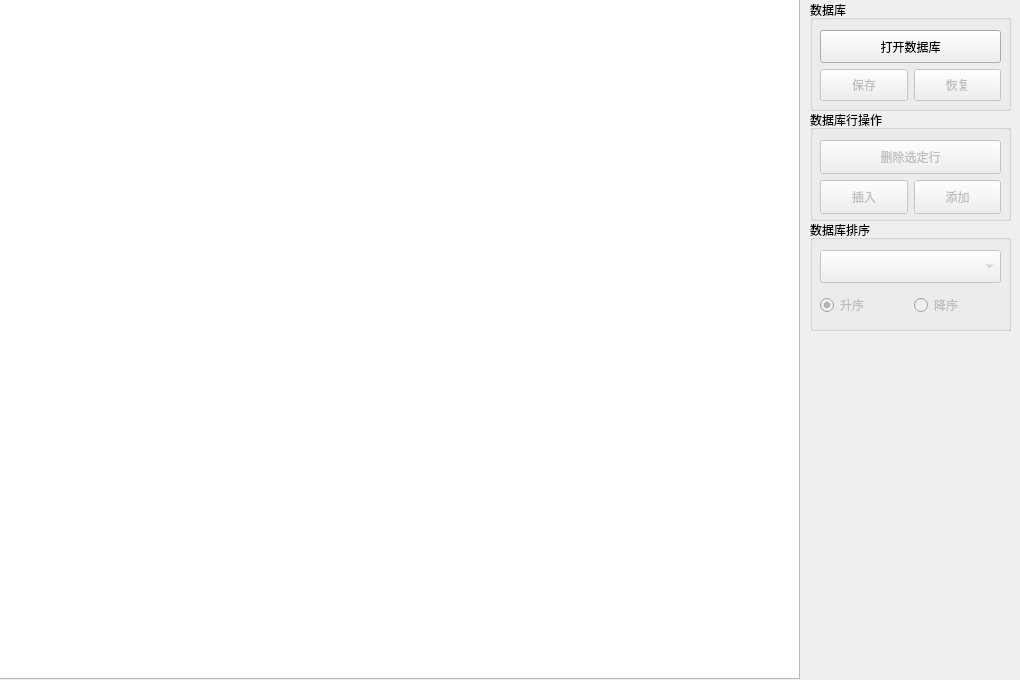
<?xml version="1.0" encoding="UTF-8"?>
<ui version="4.0">
 <class>database_basic</class>
 <widget class="QWidget" name="database_basic">
  <property name="geometry">
   <rect>
    <x>0</x>
    <y>0</y>
    <width>1020</width>
    <height>680</height>
   </rect>
  </property>
  <property name="windowTitle">
   <string>Form</string>
  </property>
  <widget class="QGroupBox" name="groupBox_column_sort">
   <property name="geometry">
    <rect>
     <x>810</x>
     <y>220</y>
     <width>201</width>
     <height>111</height>
    </rect>
   </property>
   <property name="title">
    <string>数据库排序</string>
   </property>
   <widget class="QWidget" name="gridLayoutWidget_7">
    <property name="geometry">
     <rect>
      <x>10</x>
      <y>30</y>
      <width>181</width>
      <height>71</height>
     </rect>
    </property>
    <layout class="QGridLayout" name="gridLayout_column_sort">
     <property name="sizeConstraint">
      <enum>QLayout::SetDefaultConstraint</enum>
     </property>
     <item row="0" column="0" colspan="2">
      <widget class="QComboBox" name="column_sort_name">
       <property name="enabled">
        <bool>false</bool>
       </property>
       <property name="sizePolicy">
        <sizepolicy hsizetype="Minimum" vsizetype="Minimum">
         <horstretch>0</horstretch>
         <verstretch>0</verstretch>
        </sizepolicy>
       </property>
      </widget>
     </item>
     <item row="1" column="0">
      <widget class="QRadioButton" name="column_sort_ascend">
       <property name="enabled">
        <bool>false</bool>
       </property>
       <property name="sizePolicy">
        <sizepolicy hsizetype="Minimum" vsizetype="Minimum">
         <horstretch>0</horstretch>
         <verstretch>0</verstretch>
        </sizepolicy>
       </property>
       <property name="text">
        <string>升序</string>
       </property>
       <property name="checked">
        <bool>true</bool>
       </property>
      </widget>
     </item>
     <item row="1" column="1">
      <widget class="QRadioButton" name="column_sort_descend">
       <property name="enabled">
        <bool>false</bool>
       </property>
       <property name="sizePolicy">
        <sizepolicy hsizetype="Minimum" vsizetype="Minimum">
         <horstretch>0</horstretch>
         <verstretch>0</verstretch>
        </sizepolicy>
       </property>
       <property name="text">
        <string>降序</string>
       </property>
      </widget>
     </item>
    </layout>
   </widget>
  </widget>
  <widget class="QGroupBox" name="groupBox_db">
   <property name="geometry">
    <rect>
     <x>810</x>
     <y>0</y>
     <width>201</width>
     <height>111</height>
    </rect>
   </property>
   <property name="title">
    <string>数据库</string>
   </property>
   <widget class="QWidget" name="gridLayoutWidget">
    <property name="geometry">
     <rect>
      <x>10</x>
      <y>30</y>
      <width>181</width>
      <height>71</height>
     </rect>
    </property>
    <layout class="QGridLayout" name="gridLayout_db">
     <property name="sizeConstraint">
      <enum>QLayout::SetDefaultConstraint</enum>
     </property>
     <item row="2" column="0">
      <widget class="QPushButton" name="db_submit">
       <property name="enabled">
        <bool>false</bool>
       </property>
       <property name="sizePolicy">
        <sizepolicy hsizetype="Ignored" vsizetype="Minimum">
         <horstretch>0</horstretch>
         <verstretch>0</verstretch>
        </sizepolicy>
       </property>
       <property name="text">
        <string>保存</string>
       </property>
      </widget>
     </item>
     <item row="2" column="1">
      <widget class="QPushButton" name="db_revert">
       <property name="enabled">
        <bool>false</bool>
       </property>
       <property name="sizePolicy">
        <sizepolicy hsizetype="Ignored" vsizetype="Minimum">
         <horstretch>0</horstretch>
         <verstretch>0</verstretch>
        </sizepolicy>
       </property>
       <property name="text">
        <string>恢复</string>
       </property>
      </widget>
     </item>
     <item row="1" column="0" colspan="2">
      <widget class="QPushButton" name="db_open">
       <property name="enabled">
        <bool>true</bool>
       </property>
       <property name="sizePolicy">
        <sizepolicy hsizetype="Ignored" vsizetype="Minimum">
         <horstretch>0</horstretch>
         <verstretch>0</verstretch>
        </sizepolicy>
       </property>
       <property name="text">
        <string>打开数据库</string>
       </property>
      </widget>
     </item>
    </layout>
   </widget>
  </widget>
  <widget class="QTableView" name="table_view">
   <property name="geometry">
    <rect>
     <x>-1</x>
     <y>-1</y>
     <width>801</width>
     <height>680</height>
    </rect>
   </property>
  </widget>
  <widget class="QGroupBox" name="groupBox_db_rec">
   <property name="geometry">
    <rect>
     <x>810</x>
     <y>110</y>
     <width>201</width>
     <height>111</height>
    </rect>
   </property>
   <property name="title">
    <string>数据库行操作</string>
   </property>
   <widget class="QWidget" name="gridLayoutWidget_2">
    <property name="geometry">
     <rect>
      <x>10</x>
      <y>30</y>
      <width>181</width>
      <height>74</height>
     </rect>
    </property>
    <layout class="QGridLayout" name="gridLayout_db_rec">
     <property name="sizeConstraint">
      <enum>QLayout::SetDefaultConstraint</enum>
     </property>
     <item row="1" column="1">
      <widget class="QPushButton" name="db_rec_append">
       <property name="enabled">
        <bool>false</bool>
       </property>
       <property name="sizePolicy">
        <sizepolicy hsizetype="Minimum" vsizetype="Minimum">
         <horstretch>0</horstretch>
         <verstretch>0</verstretch>
        </sizepolicy>
       </property>
       <property name="text">
        <string>添加</string>
       </property>
      </widget>
     </item>
     <item row="1" column="0">
      <widget class="QPushButton" name="db_rec_insert">
       <property name="enabled">
        <bool>false</bool>
       </property>
       <property name="sizePolicy">
        <sizepolicy hsizetype="Minimum" vsizetype="Minimum">
         <horstretch>0</horstretch>
         <verstretch>0</verstretch>
        </sizepolicy>
       </property>
       <property name="text">
        <string>插入</string>
       </property>
      </widget>
     </item>
     <item row="0" column="0" colspan="2">
      <widget class="QPushButton" name="db_rec_delete">
       <property name="enabled">
        <bool>false</bool>
       </property>
       <property name="sizePolicy">
        <sizepolicy hsizetype="Expanding" vsizetype="Minimum">
         <horstretch>0</horstretch>
         <verstretch>0</verstretch>
        </sizepolicy>
       </property>
       <property name="text">
        <string>删除选定行</string>
       </property>
      </widget>
     </item>
    </layout>
   </widget>
   <zorder>gridLayoutWidget_2</zorder>
   <zorder>groupBox_column_sort</zorder>
   <zorder>groupBox_db</zorder>
   <zorder>groupBox_db</zorder>
   <zorder>groupBox_db</zorder>
  </widget>
 </widget>
 <tabstops>
  <tabstop>db_open</tabstop>
  <tabstop>db_submit</tabstop>
  <tabstop>db_revert</tabstop>
  <tabstop>db_rec_delete</tabstop>
  <tabstop>db_rec_insert</tabstop>
  <tabstop>db_rec_append</tabstop>
  <tabstop>column_sort_name</tabstop>
  <tabstop>column_sort_ascend</tabstop>
  <tabstop>column_sort_descend</tabstop>
  <tabstop>table_view</tabstop>
 </tabstops>
 <resources/>
 <connections/>
</ui>
